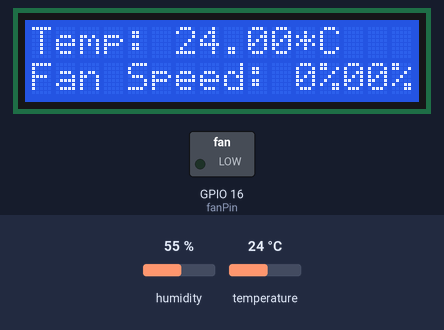
This sketch was run on a simulated ESP8266 (NodeMCU). On the bench: 16×2 character LCD, switched loads named in the sketch (green lamp = pin HIGH). The test bench sets the inputs (shaded band); at power-on: temperature 24 °C, humidity 55 %. WiFi joins after 1.5 s; servers stay silent unless stated; what the sketch prints to the serial monitor is not drawn.

Above: at 7.2 s.
7.3 s: temperature set to 28 °C
At 9.3 s:
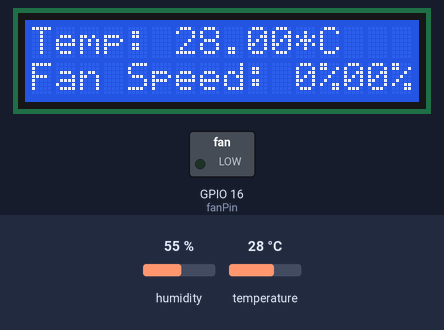
9.6 s: temperature set to 31 °C
At 10.7 s:
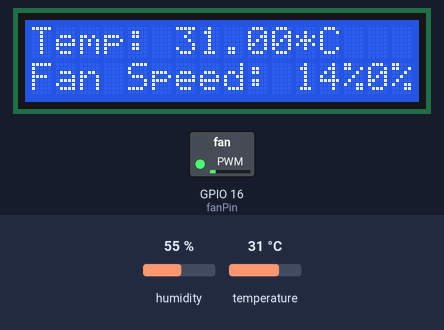
15.5 s: temperature set to 41 °C
At 17.2 s:
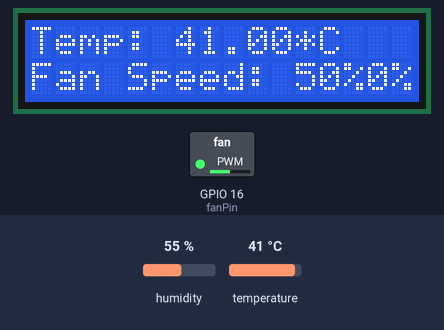
21.4 s: temperature set to 12 °C
At 23.7 s:
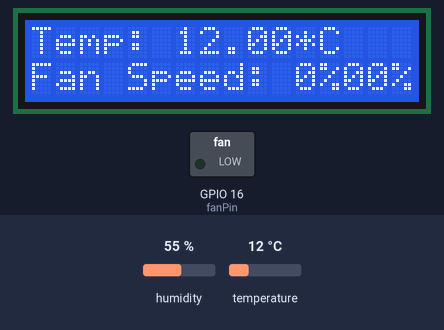
27.3 s: temperature set to 33 °C
At 29.0 s:
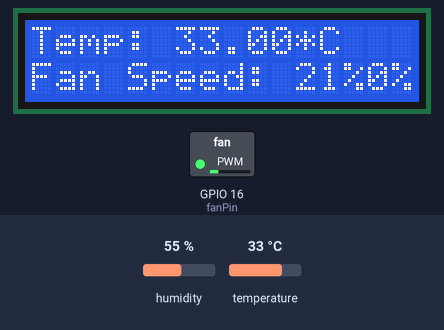
33.2 s: temperature set to 19 °C
At 35.4 s:
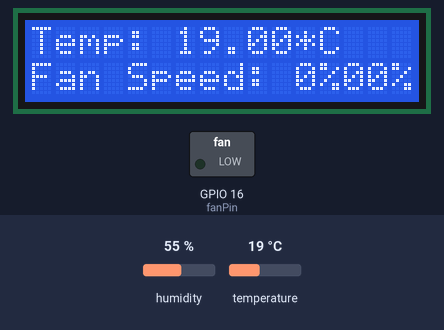
Timing chart, 0 to 36.9 s (numbered marks = the images above; inputs shaded):
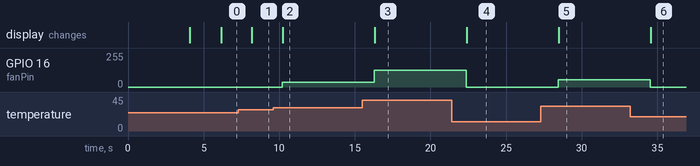

The sketch:

hardwareccidea.ino
```cpp
#include <ESP8266WiFi.h>
#include <ESPAsyncTCP.h>
#include <ESPAsyncWebServer.h>
#include <DHT.h>
#include <LiquidCrystal_I2C.h>

#define DHTPIN 12
#define DHTTYPE DHT11
DHT dht(DHTPIN, DHTTYPE);
LiquidCrystal_I2C lcd(0x27, 16, 2);

const char* ssid = "1+";
const char* password = "pistachio";

AsyncWebServer server(80);

int fanPin = 16;
int dutyCycle = 0;

float temp = 0;
float humidity = 0;
int threshold = 30;

void setup() {
  Serial.begin(115200);
  dht.begin();
  pinMode(fanPin, OUTPUT);

  lcd.init();
  lcd.backlight();
  lcd.setCursor(0, 0);
  lcd.print("  Temperature ");
  lcd.setCursor(0, 1);
  lcd.print("Monitoring System");
  delay(4000);
  lcd.clear();

  analogWriteRange(100);
  analogWriteFreq(10000);

  WiFi.begin(ssid, password);
  while (WiFi.status() != WL_CONNECTED) {
    delay(1000);
    Serial.println("Connecting to WiFi...");
  }
  Serial.println("Connected to WiFi");

  server.on("/data", HTTP_GET, [](AsyncWebServerRequest *request){
    String json = "{\"temperature\":";
    json += String(temp);
    json += ", \"humidity\":";
    json += String(humidity);
    json += "}";
    request->send(200, "application/json", json);
  });

  server.on("/set_threshold", HTTP_POST, [](AsyncWebServerRequest *request){
    if (request->hasParam("threshold", true)) {
      String thresholdValue = request->getParam("threshold", true)->value();
      threshold = thresholdValue.toInt();
      Serial.print("Threshold set to: ");
      Serial.println(threshold);
    }
    request->send(200, "text/plain", "Threshold updated");
  });

  server.begin();
}

void controlFanSpeed(int fanSpeedPercent) {
  analogWrite(fanPin, fanSpeedPercent);

  Serial.print("Fan Speed: ");
  Serial.print(fanSpeedPercent);
  Serial.println("%");

  lcd.setCursor(0, 1);
  lcd.print("Fan Speed: ");
  lcd.print(fanSpeedPercent);
  lcd.print("%");
}

void loop() {
  temp = dht.readTemperature();
  humidity = dht.readHumidity();

  Serial.print("Temperature: ");
  Serial.print(temp);
  Serial.println("*C");

  Serial.print("Humidity: ");
  Serial.print(humidity);
  Serial.println("%");

  lcd.setCursor(0, 0);
  lcd.print("Temp: ");
  lcd.print(temp);
  lcd.print("*C ");

  lcd.setCursor(0, 1);
  lcd.print("Humidity: ");
  lcd.print(humidity);
  lcd.print("%");

  if (temp >= threshold) {
    int fanSpeedPercent = map(temp, threshold, 55, 10, 100);
    controlFanSpeed(fanSpeedPercent);
  } else {
    controlFanSpeed(0);
  }
}
```

Measured:
- after the input at 7.3 s, the display: changes after 0.89 s (image 1)
- after the input at 9.6 s, GPIO 16 (fanPin): 0/255 → 35/255 after 0.61 s; the display: changes after 0.62 s (image 2)
- after the input at 15.5 s, GPIO 16 (fanPin): 35/255 → 127/255 after 0.79 s; the display: changes after 0.81 s (image 3)
- after the input at 21.4 s, GPIO 16 (fanPin): 127/255 → 0/255 after 0.98 s; the display: changes after 0.99 s (image 4)
- after the input at 27.3 s, GPIO 16 (fanPin): 0/255 → 53/255 after 1.2 s; the display: changes after 1.2 s (image 5)
- after the input at 33.2 s, GPIO 16 (fanPin): 53/255 → 0/255 after 1.3 s; the display: changes after 1.4 s (image 6)
